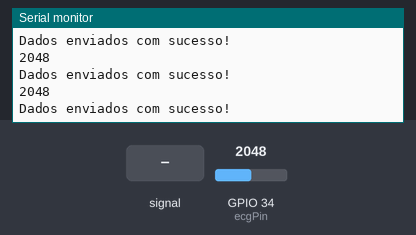
A sketch run on a simulated ESP32. Shown: the last lines printed to the serial monitor. The test bench sets the inputs (shaded band); at power-on: GPIO 34 (ecgPin) = 2048. WiFi joins after 1.5 s; servers stay silent unless stated; uploads are accepted with an empty reply.

Above: at 3.2 s.
3.3 s: GPIO 34 (ecgPin) fed a 200 Hz sine of ±327 counts around its level
At 3.66 s:
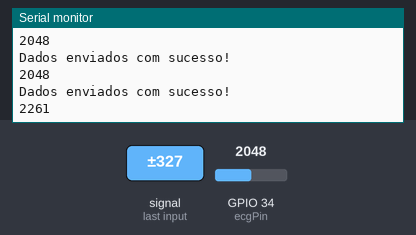
4.8 s: GPIO 34 (ecgPin) set to 2866
At 4.86 s:
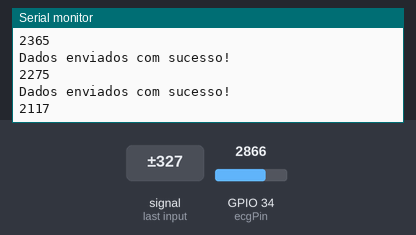
6.3 s: GPIO 34 (ecgPin) fed a 1000 Hz sine of ±1023 counts around its level
At 6.67 s:
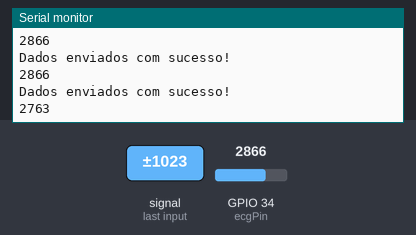
7.8 s: GPIO 34 (ecgPin) set to 3603
At 7.87 s:
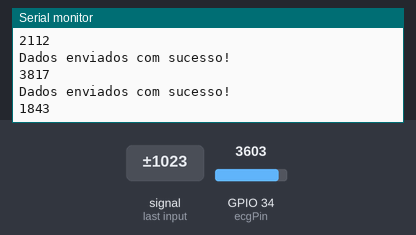
Timing chart, 0 to 10.3 s (numbered marks = the images above; inputs shaded):
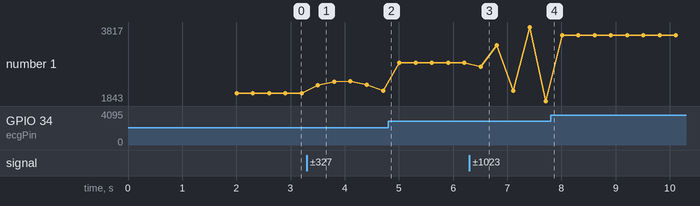

Measured:
- after the input at 3.3 s, the serial monitor: prints a new line after 0.21 s (image 1)
- after the input at 6.3 s, the serial monitor: prints a new line after 0.21 s (image 3)
- plotted number 1: 2048 → 2117 after the input at 3.3 s, 2117 → 2866 after the input at 4.8 s, 2866 → 1843 after the input at 6.3 s, 1843 → 3603 after the input at 7.8 s

The sketch:

ecg.ino
```cpp
#include <WiFi.h>
#include <HTTPClient.h>

const char* ssid = "Starlink_CIT"; // Substitua pelo seu SSID
const char* password = "Ufrr@2024Cit"; // Substitua pela sua senha

int ecgPin = 34;
int valorECG = 0;

String servidorURL = "http://192.168.1.76:5000/dados"; // URL do servidor

void setup() {
    Serial.begin(115200);
    WiFi.begin(ssid, password);

    // Espera até conectar ao Wi-Fi
    while (WiFi.status() != WL_CONNECTED) {
        delay(1000);
        Serial.println("Conectando ao WiFi...");
    }
    Serial.println("Conectado ao WiFi!");
    Serial.print("IP_Address: ");
    Serial.println(WiFi.localIP());
}

void loop() {
    valorECG = analogRead(ecgPin);
    Serial.println(valorECG);

    // Criar JSON com os dados do ECG
    String jsonPayload = "{\"ecg\": " + String(valorECG) + "}";

    // Enviar dados para o servidor
    if (WiFi.status() == WL_CONNECTED) {
        HTTPClient http;
        http.begin(servidorURL);
        http.addHeader("Content-Type", "application/json");
        int httpResponseCode = http.POST(jsonPayload);

        if (httpResponseCode > 0) {
            Serial.println("Dados enviados com sucesso!");
        } else {
            Serial.println("Erro ao enviar dados: " + String(httpResponseCode));
        }
        http.end();
    }
    delay(100); // Delay para a próxima leitura
}
```
